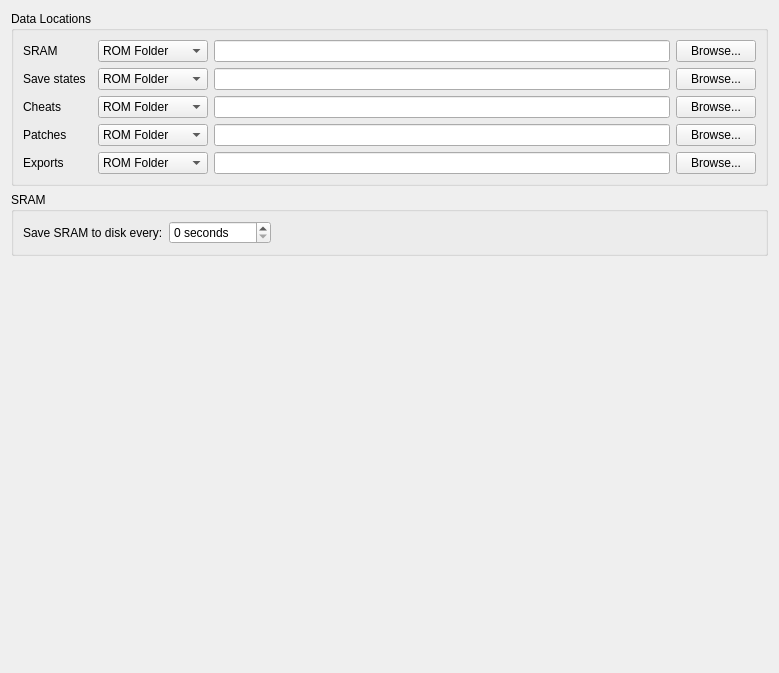
<?xml version="1.0" encoding="UTF-8"?>
<ui version="4.0">
 <class>FoldersPanel</class>
 <widget class="QWidget" name="FoldersPanel">
  <property name="geometry">
   <rect>
    <x>0</x>
    <y>0</y>
    <width>779</width>
    <height>673</height>
   </rect>
  </property>
  <property name="windowTitle">
   <string>Form</string>
  </property>
  <layout class="QVBoxLayout" name="verticalLayout">
   <item>
    <widget class="QGroupBox" name="groupBox">
     <property name="title">
      <string>Data Locations</string>
     </property>
     <layout class="QGridLayout" name="gridLayout">
      <item row="5" column="2">
       <widget class="QComboBox" name="comboBox_export">
        <item>
         <property name="text">
          <string>ROM Folder</string>
         </property>
        </item>
        <item>
         <property name="text">
          <string>Config Folder</string>
         </property>
        </item>
        <item>
         <property name="text">
          <string>Custom Folder</string>
         </property>
        </item>
       </widget>
      </item>
      <item row="1" column="2">
       <widget class="QComboBox" name="comboBox_state">
        <item>
         <property name="text">
          <string>ROM Folder</string>
         </property>
        </item>
        <item>
         <property name="text">
          <string>Config Folder</string>
         </property>
        </item>
        <item>
         <property name="text">
          <string>Custom Folder</string>
         </property>
        </item>
       </widget>
      </item>
      <item row="0" column="2">
       <widget class="QComboBox" name="comboBox_sram">
        <item>
         <property name="text">
          <string>ROM Folder</string>
         </property>
        </item>
        <item>
         <property name="text">
          <string>Config Folder</string>
         </property>
        </item>
        <item>
         <property name="text">
          <string>Custom Folder</string>
         </property>
        </item>
       </widget>
      </item>
      <item row="1" column="0">
       <widget class="QLabel" name="label_2">
        <property name="text">
         <string>Save states</string>
        </property>
       </widget>
      </item>
      <item row="0" column="4">
       <widget class="QPushButton" name="pushButton_sram">
        <property name="text">
         <string>Browse...</string>
        </property>
       </widget>
      </item>
      <item row="0" column="0" colspan="2">
       <widget class="QLabel" name="label">
        <property name="text">
         <string>SRAM</string>
        </property>
       </widget>
      </item>
      <item row="0" column="3">
       <widget class="QLineEdit" name="lineEdit_sram">
        <property name="readOnly">
         <bool>true</bool>
        </property>
       </widget>
      </item>
      <item row="4" column="2">
       <widget class="QComboBox" name="comboBox_patch">
        <item>
         <property name="text">
          <string>ROM Folder</string>
         </property>
        </item>
        <item>
         <property name="text">
          <string>Config Folder</string>
         </property>
        </item>
        <item>
         <property name="text">
          <string>Custom Folder</string>
         </property>
        </item>
       </widget>
      </item>
      <item row="3" column="2">
       <widget class="QComboBox" name="comboBox_cheat">
        <item>
         <property name="text">
          <string>ROM Folder</string>
         </property>
        </item>
        <item>
         <property name="text">
          <string>Config Folder</string>
         </property>
        </item>
        <item>
         <property name="text">
          <string>Custom Folder</string>
         </property>
        </item>
       </widget>
      </item>
      <item row="3" column="0">
       <widget class="QLabel" name="label_3">
        <property name="text">
         <string>Cheats</string>
        </property>
       </widget>
      </item>
      <item row="4" column="0">
       <widget class="QLabel" name="label_4">
        <property name="text">
         <string>Patches</string>
        </property>
       </widget>
      </item>
      <item row="5" column="0">
       <widget class="QLabel" name="label_5">
        <property name="text">
         <string>Exports</string>
        </property>
       </widget>
      </item>
      <item row="1" column="3">
       <widget class="QLineEdit" name="lineEdit_state">
        <property name="readOnly">
         <bool>true</bool>
        </property>
       </widget>
      </item>
      <item row="3" column="3">
       <widget class="QLineEdit" name="lineEdit_cheat">
        <property name="readOnly">
         <bool>true</bool>
        </property>
       </widget>
      </item>
      <item row="4" column="3">
       <widget class="QLineEdit" name="lineEdit_patch">
        <property name="readOnly">
         <bool>true</bool>
        </property>
       </widget>
      </item>
      <item row="5" column="3">
       <widget class="QLineEdit" name="lineEdit_export">
        <property name="readOnly">
         <bool>true</bool>
        </property>
       </widget>
      </item>
      <item row="1" column="4">
       <widget class="QPushButton" name="pushButton_state">
        <property name="text">
         <string>Browse...</string>
        </property>
       </widget>
      </item>
      <item row="3" column="4">
       <widget class="QPushButton" name="pushButton_cheat">
        <property name="text">
         <string>Browse...</string>
        </property>
       </widget>
      </item>
      <item row="4" column="4">
       <widget class="QPushButton" name="pushButton_patch">
        <property name="text">
         <string>Browse...</string>
        </property>
       </widget>
      </item>
      <item row="5" column="4">
       <widget class="QPushButton" name="pushButton_export">
        <property name="text">
         <string>Browse...</string>
        </property>
       </widget>
      </item>
     </layout>
    </widget>
   </item>
   <item>
    <widget class="QGroupBox" name="groupBox_2">
     <property name="title">
      <string>SRAM</string>
     </property>
     <layout class="QHBoxLayout" name="horizontalLayout_2">
      <item>
       <widget class="QLabel" name="label_6">
        <property name="text">
         <string>Save SRAM to disk every:</string>
        </property>
       </widget>
      </item>
      <item>
       <widget class="QSpinBox" name="spinBox_sram_interval">
        <property name="suffix">
         <string> seconds</string>
        </property>
        <property name="maximum">
         <number>1000</number>
        </property>
       </widget>
      </item>
      <item>
       <spacer name="horizontalSpacer">
        <property name="orientation">
         <enum>Qt::Horizontal</enum>
        </property>
        <property name="sizeHint" stdset="0">
         <size>
          <width>40</width>
          <height>20</height>
         </size>
        </property>
       </spacer>
      </item>
     </layout>
    </widget>
   </item>
   <item>
    <spacer name="verticalSpacer">
     <property name="orientation">
      <enum>Qt::Vertical</enum>
     </property>
     <property name="sizeHint" stdset="0">
      <size>
       <width>20</width>
       <height>40</height>
      </size>
     </property>
    </spacer>
   </item>
  </layout>
 </widget>
 <resources/>
 <connections/>
</ui>
